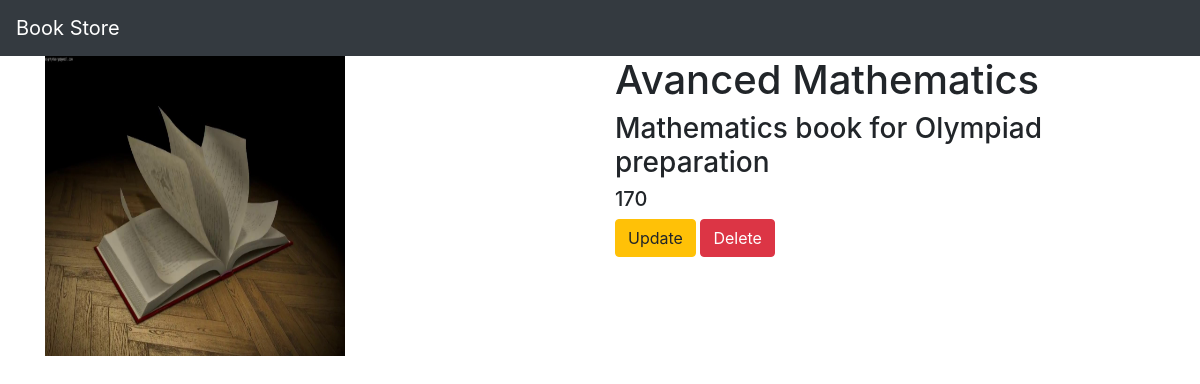
Screenshot of /book/6/ with the database file from the repository.
### myapp/models.py (models this page shows, shortened)
class Book(models.Model):
    name = models.CharField(max_length=100)
    desc = models.CharField(max_length=300)
    price = models.IntegerField()
    book_image = models.ImageField(default='default.jpg', upload_to='book_images')

### myapp/views.py (the view)
# urls.py: path('book/<int:book_id>/',  views.detail, name='detail'),
def detail(request, book_id):
    if request.method == 'POST':
        return redirect('/update', book_id=book_id)
    book = Book.objects.get(id=book_id)
    return render(request, 'myapp/detail.html',  {'book': book})

### myapp/templates/myapp/detail.html
{% extends 'myapp/base.html' %}
{% block body %}
<div class="container">
    <div  class="row">
        <div class="col-md-6">
            <img width="300" height="300" src="{{book.book_image.url}}">
        </div>
        <div class="col-md-6">
            <h1>{{book.name}}</h1>
            <h3>{{book.desc}}</h3>
            <h5>{{book.price}}</h5>
            <a class="btn btn-warning" href="{% url 'myapp:update' book.id %}">Update</a>
            <a class="btn btn-danger" href="{% url 'myapp:delete' book.id %}">Delete</a>
        </div>
    </div>
</div>
{% endblock %}

### rows the page displays
Book: book_image (picture), name "Avanced Mathematics", desc "Mathematics book for Olympiad preparation", price "170"
